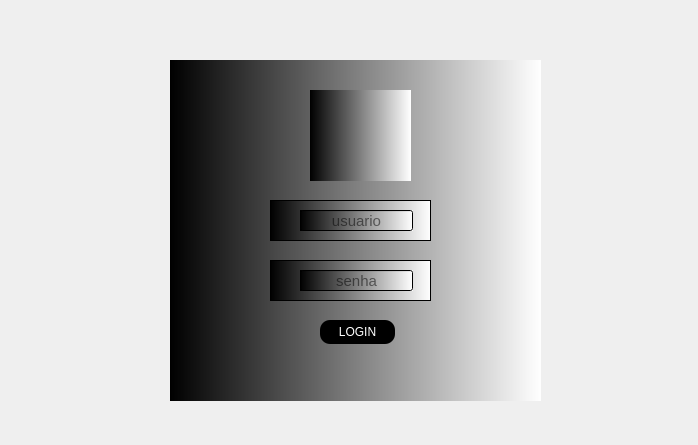
<?xml version="1.0" encoding="UTF-8"?>
<ui version="4.0">
 <class>Form</class>
 <widget class="QWidget" name="Form">
  <property name="geometry">
   <rect>
    <x>0</x>
    <y>0</y>
    <width>698</width>
    <height>445</height>
   </rect>
  </property>
  <property name="windowTitle">
   <string>Form</string>
  </property>
  <widget class="QWidget" name="telaLogin" native="true">
   <property name="geometry">
    <rect>
     <x>170</x>
     <y>60</y>
     <width>371</width>
     <height>341</height>
    </rect>
   </property>
   <property name="styleSheet">
    <string notr="true">background-color: qlineargradient(spread:pad, x1:0, y1:0, x2:1, y2:0, stop:0 rgba(0, 0, 0, 255), stop:1 rgba(255, 255, 255, 255));

</string>
   </property>
   <widget class="QFrame" name="usuario">
    <property name="geometry">
     <rect>
      <x>100</x>
      <y>140</y>
      <width>161</width>
      <height>41</height>
     </rect>
    </property>
    <property name="frameShape">
     <enum>QFrame::Shape::StyledPanel</enum>
    </property>
    <property name="frameShadow">
     <enum>QFrame::Shadow::Raised</enum>
    </property>
    <widget class="QLineEdit" name="txt_usuario">
     <property name="geometry">
      <rect>
       <x>30</x>
       <y>10</y>
       <width>113</width>
       <height>21</height>
      </rect>
     </property>
     <property name="font">
      <font>
       <pointsize>11</pointsize>
      </font>
     </property>
     <property name="alignment">
      <set>Qt::AlignmentFlag::AlignCenter</set>
     </property>
     <property name="placeholderText">
      <string>usuario</string>
     </property>
    </widget>
   </widget>
   <widget class="QFrame" name="senha">
    <property name="geometry">
     <rect>
      <x>100</x>
      <y>200</y>
      <width>161</width>
      <height>41</height>
     </rect>
    </property>
    <property name="frameShape">
     <enum>QFrame::Shape::StyledPanel</enum>
    </property>
    <property name="frameShadow">
     <enum>QFrame::Shadow::Raised</enum>
    </property>
    <widget class="QLineEdit" name="txt_senha">
     <property name="geometry">
      <rect>
       <x>30</x>
       <y>10</y>
       <width>113</width>
       <height>21</height>
      </rect>
     </property>
     <property name="font">
      <font>
       <pointsize>11</pointsize>
      </font>
     </property>
     <property name="echoMode">
      <enum>QLineEdit::EchoMode::Password</enum>
     </property>
     <property name="alignment">
      <set>Qt::AlignmentFlag::AlignCenter</set>
     </property>
     <property name="placeholderText">
      <string>senha</string>
     </property>
    </widget>
   </widget>
   <widget class="QPushButton" name="botaoLogin">
    <property name="geometry">
     <rect>
      <x>150</x>
      <y>260</y>
      <width>75</width>
      <height>24</height>
     </rect>
    </property>
    <property name="cursor">
     <cursorShape>PointingHandCursor</cursorShape>
    </property>
    <property name="styleSheet">
     <string notr="true">QPushButton{

	background-color: rgb(0, 0, 0);
	color: rgb(255, 255, 255);
	border-radius:10px

}
QPushButton:hover{
	background-color: rgb(255, 255, 255);
	color: rgb(0, 0, 0);
}</string>
    </property>
    <property name="text">
     <string>LOGIN</string>
    </property>
   </widget>
   <widget class="QLabel" name="imagem">
    <property name="geometry">
     <rect>
      <x>140</x>
      <y>30</y>
      <width>101</width>
      <height>91</height>
     </rect>
    </property>
    <property name="text">
     <string/>
    </property>
    <property name="pixmap">
     <pixmap>../../../Nova pasta/foto.png</pixmap>
    </property>
    <property name="scaledContents">
     <bool>true</bool>
    </property>
   </widget>
  </widget>
 </widget>
 <tabstops>
  <tabstop>txt_usuario</tabstop>
  <tabstop>txt_senha</tabstop>
  <tabstop>botaoLogin</tabstop>
 </tabstops>
 <resources/>
 <connections/>
</ui>
